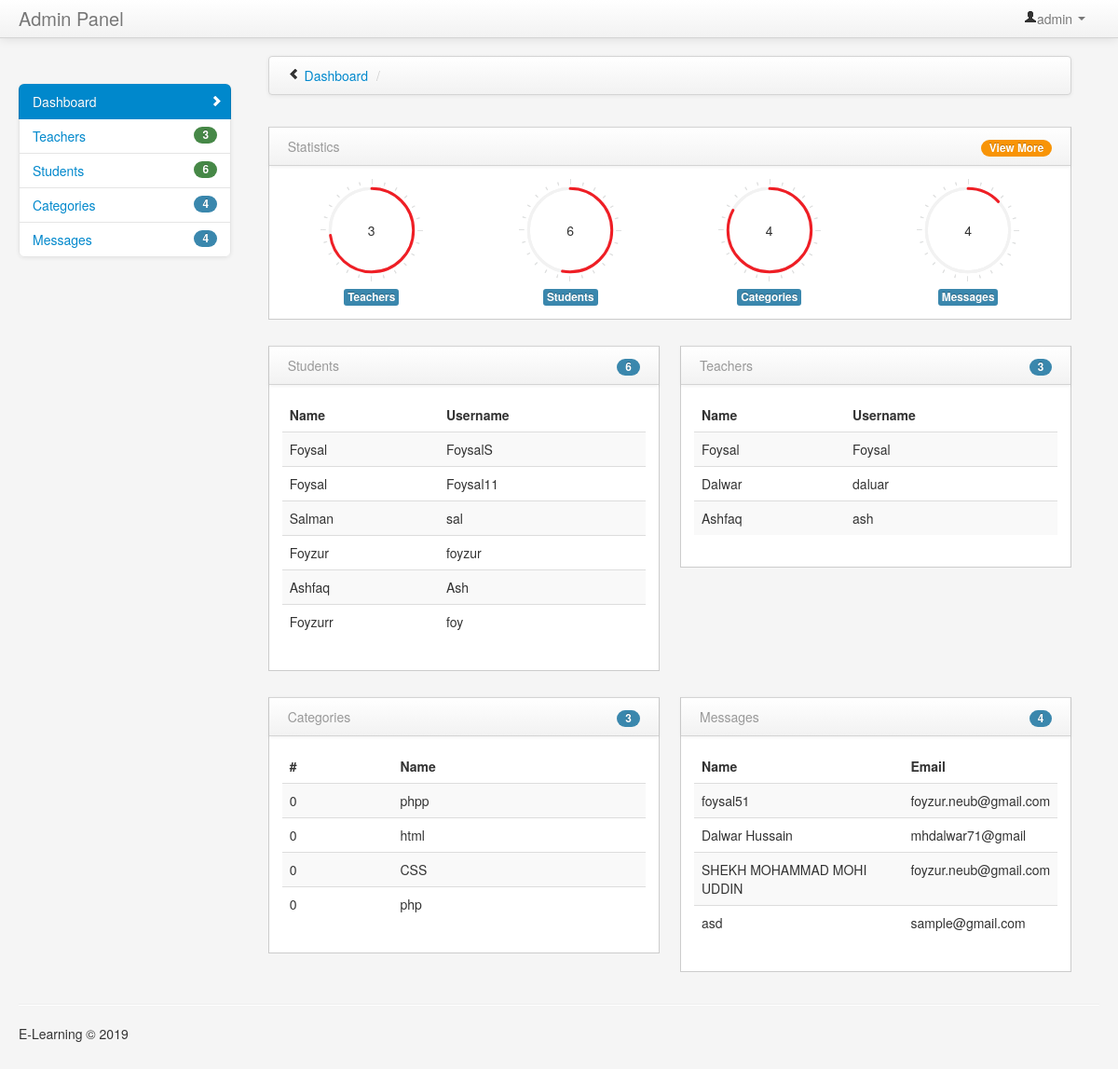
The app's page /admin/home.php (signed in) with its own data.
### tables this page shows
CREATE TABLE `tbl_user` (
  `user_Id` int(11) NOT NULL,
  `fname` varchar(255) DEFAULT NULL,
  `lname` varchar(255) DEFAULT NULL,
  `dob` date DEFAULT NULL,
  `gender` varchar(255) DEFAULT NULL,
  `username` varchar(255) DEFAULT NULL,
  `password` varchar(255) DEFAULT NULL
);

CREATE TABLE `tbl_teacher` (
  `teacher_Id` int(11) NOT NULL,
  `fname` varchar(255) DEFAULT NULL,
  `mname` varchar(255) DEFAULT NULL,
  `lname` varchar(255) DEFAULT NULL,
  `uname` varchar(255) DEFAULT NULL,
  `pwd` varchar(255) DEFAULT NULL
);

CREATE TABLE `tbl_category` (
  `cat_Id` int(11) NOT NULL,
  `name` varchar(255) DEFAULT NULL
);

CREATE TABLE `tbl_contact` (
  `contact_Id` int(11) NOT NULL,
  `name` varchar(255) DEFAULT NULL,
  `email` varchar(255) DEFAULT NULL,
  `phone` int(1) DEFAULT NULL,
  `subject` varchar(255) DEFAULT NULL,
  `message` text
);

### admin/home.php (the view, shortened to what the rows shown need)
<!DOCTYPE html>
<html class="no-js">
    <head>
        <link href="../bootstrap/css/bootstrap.min.css" rel="stylesheet" media="screen">
        <link href="../bootstrap/css/bootstrap-responsive.min.css" rel="stylesheet" media="screen">
        <link href="../vendors/easypiechart/jquery.easy-pie-chart.css" rel="stylesheet" media="screen">
        <link href="../assets/styles.css" rel="stylesheet" media="screen">
    </head>
    <body>
        <div class="container-fluid">
            <div class="row-fluid">
                <div class="span9" id="content">
                    <div class="row-fluid">
                        <div class="span6">
                            <div class="block">
                                <div class="block-content collapse in">
                                    <table class="table table-striped">
                                      <thead>
                                        <tr>
                                            <th>Name</th>
                                            <th>Username</th>
                                        </tr>
                                    </thead>
                                    <tbody>
                                        <?php
                                        include "../functions/connect.php";
                                        $sql = "SELECT * FROM `tbl_user` ";
                                        $run = mysqli_query($con,$sql);
                                        while($row=mysqli_fetch_array($run)){
                                            echo '<tr class="odd gradeX" id="rec">';?>
                                           <?php
                                            echo "<td>".$row['fname']."</td>";
                                            echo "<td>".$row['username']."</td>";
                                            echo "</tr>";
                                        }
                                        ?>
                                    </tbody>
                                    </table>
                                </div>
                            </div>
                        </div>
                        <div class="span6">
                            <div class="block">
                                <div class="block-content collapse in">
                                    <table class="table table-striped">
                                        <thead>
                                        <tr>
                                            <th>Name</th>
                                            <th>Username</th>
                                        </tr>
                                    </thead>
                                    <tbody>
                                        <?php
                                        include "../functions/connect.php";
                                        $sql = "SELECT * FROM `tbl_teacher` ";
                                        $run = mysqli_query($con,$sql);
                                        while($row=mysqli_fetch_array($run)){
                                            echo '<tr class="odd gradeX" id="rec">';?>
                                           <?php
                                            echo "<td>".$row['fname']."</td>";
                                            echo "<td>".$row['uname']."</td>";
                                            echo "</tr>";
                                        }
                                        ?>
                                    </tbody>
                                    </table>
                                </div>
                            </div>
                        </div>
                    </div>
                    <div class="row-fluid">
                        <div class="span6">
                            <div class="block">
                                <div class="block-content collapse in">
                                    <table class="table table-striped">
                                       <thead>
                                        <tr>
                                            <th>#</th>
                                            <th>Name</th>
                                        </tr>
                                    </thead>
                                    <tbody>
                                        <?php
                                        include "../functions/connect.php";
                                        $sql = "SELECT * FROM `tbl_category` ";
                                        $run = mysqli_query($con,$sql);
                                        while($row=mysqli_fetch_array($run)){
                                            echo '<tr class="odd gradeX" id="rec">';
                                           echo "<td>".$row['cat_Id']."</td>";
                                            echo "<td>".$row['name']."</td>";
                                            echo "</tr>";
                                        }
                                        ?>
                                    </tbody>
                                    </table>
                                </div>
                            </div>
                        </div>
                        <div class="span6">
                            <div class="block">
                                <div class="block-content collapse in">
                                    <table class="table table-striped">
                                       <thead>
                                        <tr>
                                            <th>Name</th>
                                            <th>Email</th>
                                        </tr>
                                    </thead>
                                    <tbody>
                                        <?php
                                        include "../functions/connect.php";
                                        $sql = "SELECT * FROM `tbl_contact` order by `contact_Id` DESC";
                                        $run = mysqli_query($con,$sql);
                                        while($row=mysqli_fetch_array($run)){
                                            echo "<td>".$row['name']."</td>";
                                            echo "<td>".$row['email']."</td>";
                                        }
                                        ?>
                                    </tbody>
                                    </table>
                                </div>
                            </div>
                        </div>
                    </div>
                </div>
            </div>
        </div>
        <script>
        $(function() {
            // Easy pie charts
            $('.chart').easyPieChart({animate: 1000});
        });
        </script>
    </body>
</html>

### records on screen
tbl_user: fname "Foysal", username "FoysalS"
tbl_user: fname "Foysal", username "Foysal11"
tbl_user: fname "Salman", username "sal"
tbl_user: fname "Foyzur", username "foyzur"
tbl_user: fname "Ashfaq", username "Ash"
tbl_user: fname "Foyzurr", username "foy"
tbl_teacher: fname "Foysal", uname "Foysal"
tbl_teacher: fname "Dalwar", uname "daluar"
tbl_teacher: fname "Ashfaq", uname "ash"
tbl_category: cat_Id "0", name "phpp"
tbl_category: cat_Id "0", name "html"
tbl_category: cat_Id "0", name "CSS"
tbl_category: cat_Id "0", name "php"
tbl_contact: name "foysal51", email "foyzur.neub@gmail.com"
tbl_contact: name "Dalwar Hussain", email "mhdalwar71@gmail"
tbl_contact: name "SHEKH MOHAMMAD MOHI UDDIN", email "foyzur.neub@gmail.com"
tbl_contact: name "asd", email "sample@gmail.com"

### other values on screen
$adm_user "admin"
$percent "3"
$percent "6"
$percent "4"
